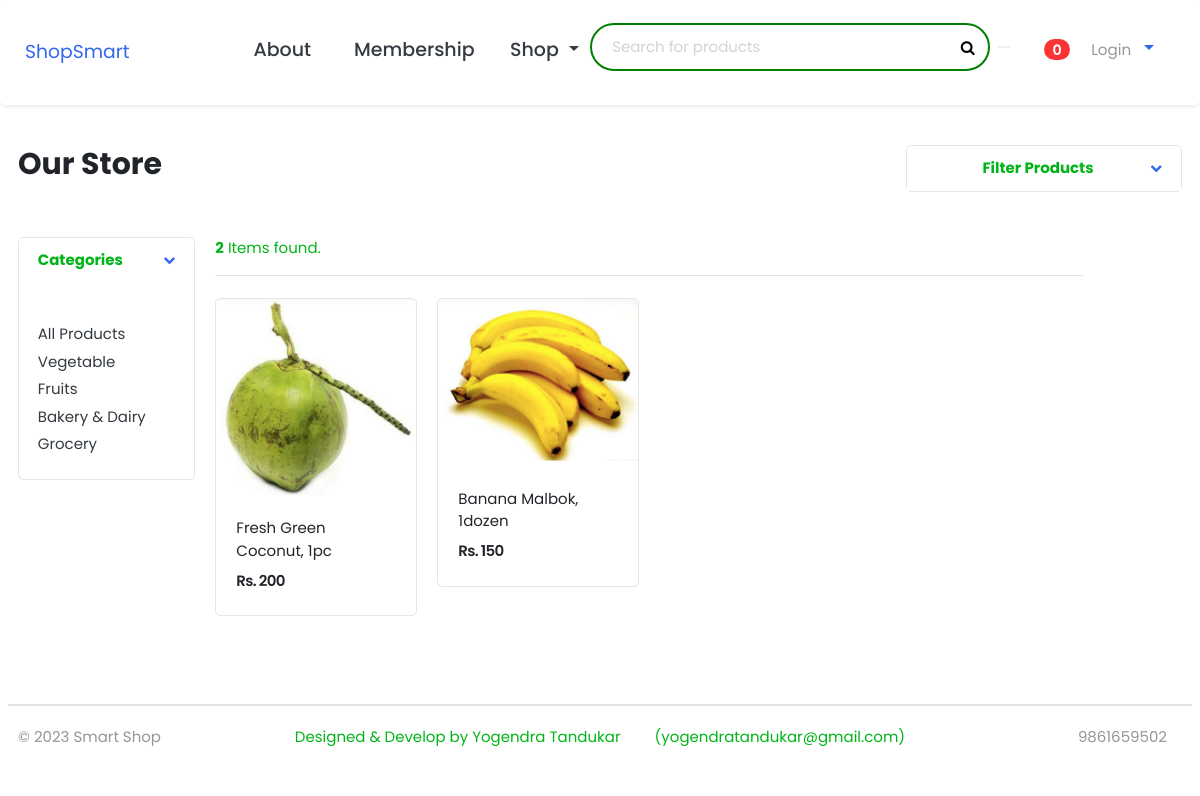
/store/cateogry/Fruits/, run on an earlier commit of the app's database.
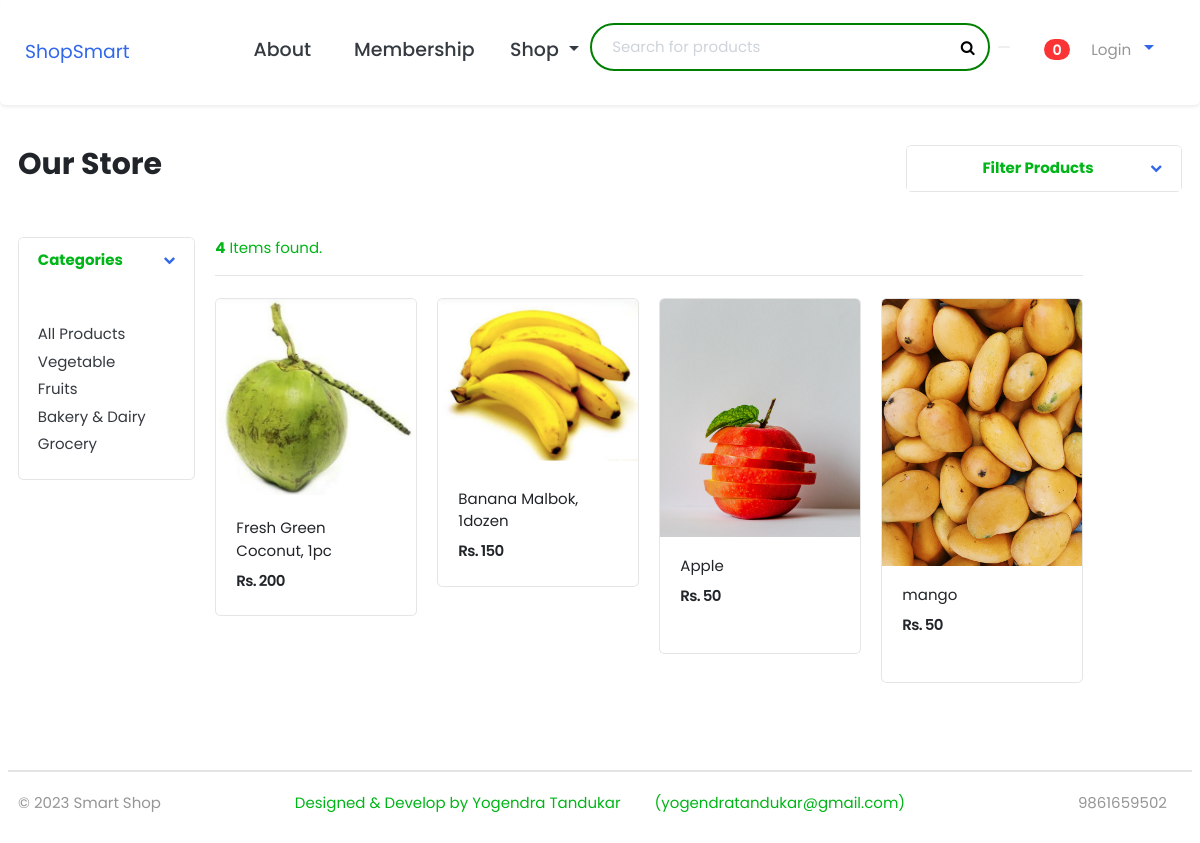
And on a later commit of the database.
### category/models.py (models this page shows, shortened)
class Category(models.Model):
    category_name = models.CharField(max_length=50, unique=True)
    slug = models.SlugField(max_length=100, unique=True)
    description = models.TextField(max_length=250,blank=True) #blank says that it can be empty or may be populated
    cat_image = models.ImageField(upload_to='photos/categories', blank=True)
    class Meta:
        verbose_name = 'category'
        verbose_name_plural = 'categories'
    def get_url(self):
        return reverse('product_by_category', args=[self.slug])

### store/models.py (models this page shows, shortened)
class Product(models.Model):
    product_name = models.CharField(max_length=100)
    slug = models.SlugField(max_length=50)
    price = models.IntegerField()
    description = models.TextField(max_length=500, blank=True)
    Image = models.ImageField(upload_to="photos/products")
    stock = models.IntegerField()
    is_available = models.BooleanField(default=True)
    category = models.ForeignKey(Category, on_delete=models.CASCADE)
    created_date = models.DateTimeField(auto_now_add=True)
    modified_date = models.DateTimeField(auto_now=True)
    def get_url(self):
        return reverse('product_detail', args=[self.category.slug, self.slug])

### store/views.py (the view, shortened to what this page needs)
# urls.py: path('store/', include('store.urls')),
def store(request, category_slug=None):
    categories = None
    products = None
    if category_slug != None:
        categories = get_object_or_404(Category, slug=category_slug)
        products = Product.objects.all().filter(category=categories, is_available=True)[:4]
        try:
            sort_by = request.GET.get('sort')
            if sort_by == "l2h":
                products = products.order_by("price")
            elif sort_by == "h2l":
                products = products.order_by("-price")
            elif sort_by == "latest":
                products = products.order_by("-id")
        except:
            pass
        paginator = Paginator(products, 4)
        page = request.GET.get('page')
        paged_products = paginator.get_page(page)
        product_count = products.count()
    context = {
            'products': paged_products,
            'product_count' : product_count,
        }
    return render(request, 'store/store.html', context)

### carts/context_processors.py (called while the page is built)
def counter(request):
    cart_count = 0
    if 'admin' in request.path:
        return {}
    else:
        try:
            cart = Cart.objects.filter(cart_id=_cart_id(request))
            if request.user.is_authenticated:
                cart_items = CartItem.objects.filter(user=request.user)
            else:
                cart_items = CartItem.objects.all().filter(cart=cart[:1])
            for cart_item in cart_items:
                cart_count += cart_item.quantity
        except Cart.DoesNotExist:
            cart_count = 0
    return dict(cart_count=cart_count)

### carts/views.py (called while the page is built)
def _cart_id(request):
    cart = request.session.session_key
    if not cart:
        cart = request.session.create()
    return cart

### category/context_processors.py (called while the page is built)
def menu_links(request):
    link = Category.objects.all()
    return dict(links=link)

### templates/store/store.html (shortened to what this page needs)
{% extends 'base.html' %}
{% load static %}
{% block content %}
    {% include 'includes/navbar.html' %}
    <body>
        <section class="section-pagetop">
            {% if products %}
            <div class="container">
                <div class="row">
                    <div class="col-md-9">
                        {% if 'search' in request.path %}
                            <h2 class="p-6">Search Result for:<span class="font-weight-normal">"{{keyword}}"</span></h2>
                            <hr>
                        {% else  %}
                            <h2 class="title-page">Our Store</h2>
                        {% endif %}
                    </div>
                    <div class="col-md-3 text-right">
                        <div class="card">
                            <article class="filter-group">
                                <header class="card-header">
                                    <a href="#" data-toggle="collapse" data-target="#collapse_1" aria-expanded="true">
                                        <i class="icon-control fa fa-chevron-down"></i>
                                        <h6 class="title text-success text-center">Filter Products</h6>
                                    </a>
                                </header>
                            </article>
                        </div>
                    </div>
                </div>
            </div>
            </section>
            <section class="section-content pb-5">
            <div class="container-fluid">
            <div class="row">
                <aside class="col-md-2">
                    <div class="card">
                        <article class="filter-group">
                            <header class="card-header">
                                <a href="#" data-toggle="collapse" data-target="#collapse_1" aria-expanded="true">
                                    <i class="icon-control fa fa-chevron-down"></i>
                                    <h6 class="title text-success">Categories</h6>
                                </a>
                            </header>
                            <div class="filter-content collapse show" id="collapse_1">
                                <div class="card-body">
                                    <ul class="list-menu">
                                        <li><a href="{% url 'store' %}">All Products</a></li>
                                    {% for category in links %}
                                        <li><a  href="{{ category.get_url }}">{{ category.category_name }}</a></li>
                                    {% endfor %}
                                    </ul>
                                </div>
                            </div>
                        </article>
                    </div>
                </aside>
                <main class="col-md-9">
            <header class="border-bottom mb-4 pb-3">
                    <div class="form-inline">
                        <span class=""><b>{{ product_count }}</b> Items found.</span>
                    </div>
            </header>
                <div class="row">
                    {% for product in products %}
                    <a href="{{product.get_url}}">
                        <div class="col-md-3">
                            <figure class="card card-product-grid">
                                <div class="view view-cascade overlay">
                                    <img class="card-img-top" src="{{ product.Image.url }}"
                                    alt="Card image cap">
                                </div>
                                <figcaption class="info-wrap">
                                    <div class="fix-height">
                                        <a href="{{ product.get_url }}" class="title">{{ product.product_name | truncatewords:4 }}</a>
                                        <div class="price-wrap mt-2">
                                            <span class="price">Rs. {{ product.price }}</span>
                                        </div>
                                    </div>
                                </figcaption>
                            </figure>
                        </div>
                    </a>
                    {% endfor %}
            </div>
                </main>
            </div>
            </div>
        {% else %}
            <h2 class="title-page">Our Store</h2>
            <hr>
            <div class="container">
                <h2 class="text-center"><i class="fa fa-frown-o" aria-hidden="true"></i> No results</h2>
            </div>
        {% endif %}
        </section>
    </body>
{% endblock content %}

### templates/base.html (shortened to what this page needs)
{% load static %}
<!DOCTYPE HTML>
<html lang="en">
<head>
    <link href="{% static 'css/bootstrap.css' %}" rel="stylesheet" type="text/css"/>
    <link href="{% static 'fontawesomefree/css/fontawesome.css' %}" rel="stylesheet" type="text/css">
    <link href="{% static 'fontawesomefree/css/brands.css' %}" rel="stylesheet" type="text/css">
    <link href="{% static 'fontawesomefree/css/solid.css' %}" rel="stylesheet" type="text/css">
    <link rel="stylesheet" href="https://cdnjs.cloudflare.com/ajax/libs/font-awesome/4.7.0/css/font-awesome.min.css">
    <link href="{% static 'css/ui.css' %}" rel="stylesheet" type="text/css"/>
    <link href="{% static 'css/custom.css' %}" rel="stylesheet"/>
    <link href="{% static 'css/responsive.css' %}" rel="stylesheet" media="only screen and (max-width: 1200px)"/>
</head>
{% block content %}
{% endblock content %}
{% include 'includes/footer.html' %}

### templates/includes/navbar.html (shortened to what this page needs)
{% load static %}
<header class="section-header">
    <nav class="navbar navbar-expand-sm fixed-top shadow-sm mb-5 bg-white rounded" id="n">
        <div class="container py-3">
            <a href="{% url 'home' %}" class="navbar-brand "> ShopSmart
            </a>
            <div class="collapse navbar-collapse" id="navbarContent">
                <ul class="navbar-nav">
                    <li class="nav-item">
                        <a href="{% url 'about' %}" class=" ml-2 mr-2 nav-link btn">  About</a>
                    </li>
                    <li class="nav-item">
                        <a href="{% url 'member' %}" class=" ml-2 mr-2 nav-link btn">  Membership </a>
                    </li>
                    <li class="nav-item dropdown">
                        <a class="nav-link btn dropdown-toggle btn" href="#" id="categoriesDropdown" role="button" data-toggle="dropdown" aria-haspopup="true" aria-expanded="false">
                            </i> Shop
                        </a>
                    </li>
                    <li class="nav-item">
                        <form action="{% url 'search' %}" class="form-inline my-2 my-lg-0" method="GET">
                            <input class="form-control mr-sm-2" type="text" placeholder="Search for products" name="keyword" id="nav-search">
                            <button type="submit"><i class="fa fa-search"></i></button>
                        </form>
                    </li>
                    <li class="nav-item">
                        <a href="{% url 'cart' %}" class="nav-link" aria-label="Cart">
                          <i class="fas fa-shopping-cart" id="kart" data-toggle="tooltip" data-placement="top" title="View Cart"></i>
                          <span class="badge badge-pill badge-danger">{{ cart_count }}</span>
                        </a>
                    </li>
                    <li class="nav-item dropdown text-md-right">
                        <a href="#" class="nav-link dropdown-toggle" id="userDropdown" role="button" data-toggle="dropdown" aria-haspopup="true" aria-expanded="false">
                            {% if user.id is not None %}
                                <small class=" text-muted"> {{user.first_name}}</small>
                            {% else %}
                                <small class="text-muted">Login  </small>
                            {% endif %}
                        </a>
                    </li>
                </ul>
            </div>
        </div>
    </nav>
</header>

### templates/includes/footer.html
{% load static %}
<footer class="section-footer border-top">
	<div class="container">
		<section class="footer-bottom border-top row">
			<div class="col-md-2">
				<p class="text-muted"> &copy 2023 Smart Shop </p>
			</div>
			<div class="col-md-8 text-md-center">
				<span  class="px-3">Designed & Develop by Yogendra Tandukar</span>
				<span  class="px-3">(yogendratandukar@gmail.com)</span>
			</div>
			<div class="col-md-2 text-md-right text-muted">
				<span  class="px-3">9861659502</span>
			</div>
		</section>
	</div>
</footer>

### static/css/ui.css (style rules this page uses)
html { font-family: "Inter", sans-serif; font-size: 15px; }
.price-wrap { letter-spacing: -0.7px; }
figure { margin-bottom: 0; }
article:after, .form-group:after { display: block; clear: both; content: ""; }
.bg-white { background-color: #fff; }
.title-page { color: #212529; }
p:last-child { margin-bottom: 0; }
.footer-bottom { padding-top: 20px; padding-bottom: 20px; }
[class*=list-] li:after { visibility: hidden; display: block; content: ""; overflow: hidden; height: 0; clear: both; }
.list-menu { list-style: none; margin: 0; padding-left: 0; }
.list-menu li { margin-bottom: 5px; }
.list-menu a { color: #343a40; }
[class*=card-product] a.title { color: #212529; display: block; }
.card-product-grid { margin-bottom: 20px; }
.card-product-grid .info-wrap { overflow: hidden; padding: 18px 20px; }
.card-product-grid .fix-height { height: 80px; overflow: hidden; }
.price { font-weight: 600; color: #212529; }
.icon-control { margin-top: 5px; float: right; font-size: 80%; }
.card-header .title { margin-bottom: 0; line-height: 1.5; }
.filter-group { border-bottom: 1px solid #e4e4e4; }
.filter-group .card-header { border-bottom: 0; }
.filter-group:last-child { border-bottom: 0; }
.section-pagetop { padding: 45px 0; }

### static/css/custom.css (style rules this page uses)
* { font-family: 'Poppins'; }

### templates/includes/navbar.html (style rules this page uses)
.navbar-brand { margin-right:100px; }
#nav-search { border: 2px solid green ; border-radius: 100px; color: #000; height: fit-content; width: 400px; padding-top: 11px; padding-bottom: 11px; font-size: 15px; }
.fa-search { position: absolute; left: auto; top: 50%; transform: translateY(-50%); }
#kart { font-size: 24px; color: lightgreen; }
.form-inline { position: relative; }
.form-inline .form-control { padding-left: 20px; }
.form-inline .fa-search { position: right; right: 35px; top: 50%; transform: translateY(-50%); }
.form-inline button { outline:none; border:none; }

What changed in the data, as far as the page shows it:
now on this page (row edited): Product: Image (picture), product_name "Apple", price "50"
added Product: Image (picture), product_name "mango", price "50"
Also different on the page:
{{ product_count }}: "2" → "4"
